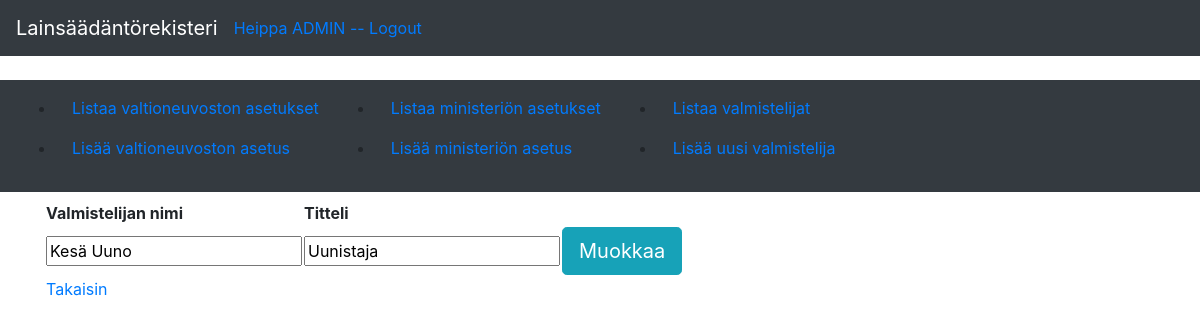
/valmistelijat/1/ (signed in), run on the app's committed database.
### application/auth/models.py (models this page shows, shortened)
class User(Base):
    __tablename__ = "account"
    name = db.Column(db.String(32), nullable=False)
    username = db.Column(db.String(32), unique=True, nullable=False)
    password = db.Column(db.String(32), nullable=False)
    email = db.Column(db.String(32), unique=True, nullable=False)
    roles = db.relationship("Role", secondary=user_role, lazy="subquery", backref=db.backref("users", passive_deletes=True, lazy=True))
    vnat = db.relationship("Vna", backref='account', passive_deletes=True, lazy=True)
    mmmat = db.relationship("Mmma", backref='account', passive_deletes=True, lazy=True)

### application/valmistelijat/models.py (models this page shows, shortened)
class Valmistelija(Base):
    name = db.Column(db.String(32), nullable=False)
    titteli = db.Column(db.String(32), nullable=False)
    email = db.Column(db.String(32), nullable=False)
    puh = db.Column(db.String(32), nullable=False)
    account_id = db.Column(db.Integer, db.ForeignKey('account.id'), nullable=False)

### application/valmistelijat/views.py (the view)
@app.route("/valmistelijat/<valmistelija_id>/", methods=["GET"])
@login_required
def get_valmistelija(valmistelija_id):
    valmistelija = Valmistelija.query.get(valmistelija_id)
    form = ValmistelijaForm(obj=valmistelija)
    return render_template("valmistelijat/valmistelija.html", valmistelija=Valmistelija.query.get(valmistelija_id), form=form)

### application/valmistelijat/forms.py
class ValmistelijaForm(FlaskForm):
    name = StringField("Valmistelijan nimi", [validators.DataRequired(message=("Nimi ei voi olla tyhjä")), validators.Length(min=3, max=30)])
    titteli = StringField("Titteli", [validators.DataRequired(message=("Titteli ei voi olla tyhjä")), validators.Length(min=3, max=30)])
    puh = StringField("Puhelinnumero", [validators.DataRequired(message=("Puhelinnumero ei voi olla tyhjä")), validators.Length(min=3, max=30)])
    email = StringField("Sähköposti", [validators.DataRequired(message=("Sähköposti ei voi olla tyhjä")), validators.Length(min=3, max=30)])
    class Meta:
        csrf = False

### application/__init__.py (called while the page is built)
@event.listens_for(Engine, "connect")
def set_sqlite_pragma(dbapi_connection, connection_record):
    if app.config["SQLALCHEMY_DATABASE_URI"].startswith("sqlite"):
        cursor = dbapi_connection.cursor()
        cursor.execute("PRAGMA foreign_keys=ON")
        cursor.close()

@login_manager.user_loader
def load_user(user_id):
    return User.query.get(user_id)

### application/templates/valmistelijat/valmistelija.html (shortened to what this page needs)
{% extends "layout.html" %}
{% block body %}
<form method="POST" action"{{ url_for('get_valmistelija', valmistelija_id=valmistelija.id) }}">
  <table>
    <tr>
      <th>Valmistelijan nimi</th>
      <th>Titteli</th>
      <th></th>
    </tr>
    <tr>
      <td>{{ form.name(readonly=true) }}</td>
      <td>{{ form.titteli(readonly=true) }}</td>
      <td><button class="btn btn-info btn-lg" type="button" onclick="location.href='/valmistelijat/{{valmistelija.id}}/edit'" >Muokkaa</button></td>
    </tr>
    <tr>
      <td><a href="{{ url_for('valmistelija_index') }}">Takaisin</a></td>
    </tr>
  </table>
</form>
{% endblock %}

### application/templates/layout.html (shortened to what this page needs)
<!DOCTYPE html>
<html>
  <head>
    <link rel="stylesheet" href="https://maxcdn.bootstrapcdn.com/bootstrap/4.0.0/css/bootstrap.min.css">
  </head>
  <body>
    <nav class="navbar navbar-expand-md navbar-dark bg-dark mb-4">
      <a class="navbar-brand" href="{{ url_for('index') }}">Lainsäädäntörekisteri</a>
      <div class="form-inline mt-2 mt-md-0">
          {% if current_user.is_authenticated %}
          <a href="{{ url_for('auth_logout') }}">Heippa {{ current_user.name }} -- Logout</a>
          {% endif %}
      </div>
    </nav>
    <nav class="navbar navbar-expand-md navbar-dark bg-dark mb-6">
      <div class="collapse navbar-collapse" id="navbarCollapse">
        <ul>
          <li class="nav-item">
            <a class="nav-link" href="{{ url_for('vnat_index') }} ">Listaa valtioneuvoston asetukset</a>
          </li>
          <li class="nav-item">
            <a class="nav-link" href="{{ url_for('vnat_form') }} ">Lisää valtioneuvoston asetus</a>
          </li>
        </ul>
        <ul>
          <li class="nav-item">
            <a class="nav-link" href="{{ url_for('mmmat_index') }} ">Listaa ministeriön asetukset</a>
          </li>
          <li class="nav-item">
            <a class="nav-link" href="{{ url_for('mmmat_form') }} ">Lisää ministeriön asetus</a>
          </li>
        </ul>
        <ul>
          <li class="nav-item">
            <a class="nav-link" href="{{ url_for('valmistelija_index') }} ">Listaa valmistelijat</a>
          </li>
          <li class="nav-item">
            <a class="nav-link" href="{{ url_for('valmistelija_form') }} ">Lisää uusi valmistelija</a>
          </li>
        </ul>
      </div>
    </nav>
    <main role="main" class="container">
      {% block body %}{% endblock %}
    </main>
  </body>
</html>

### data on the page
User: name "ADMIN"
Valmistelija: name "Kesä Uuno", titteli "Uunistaja"
